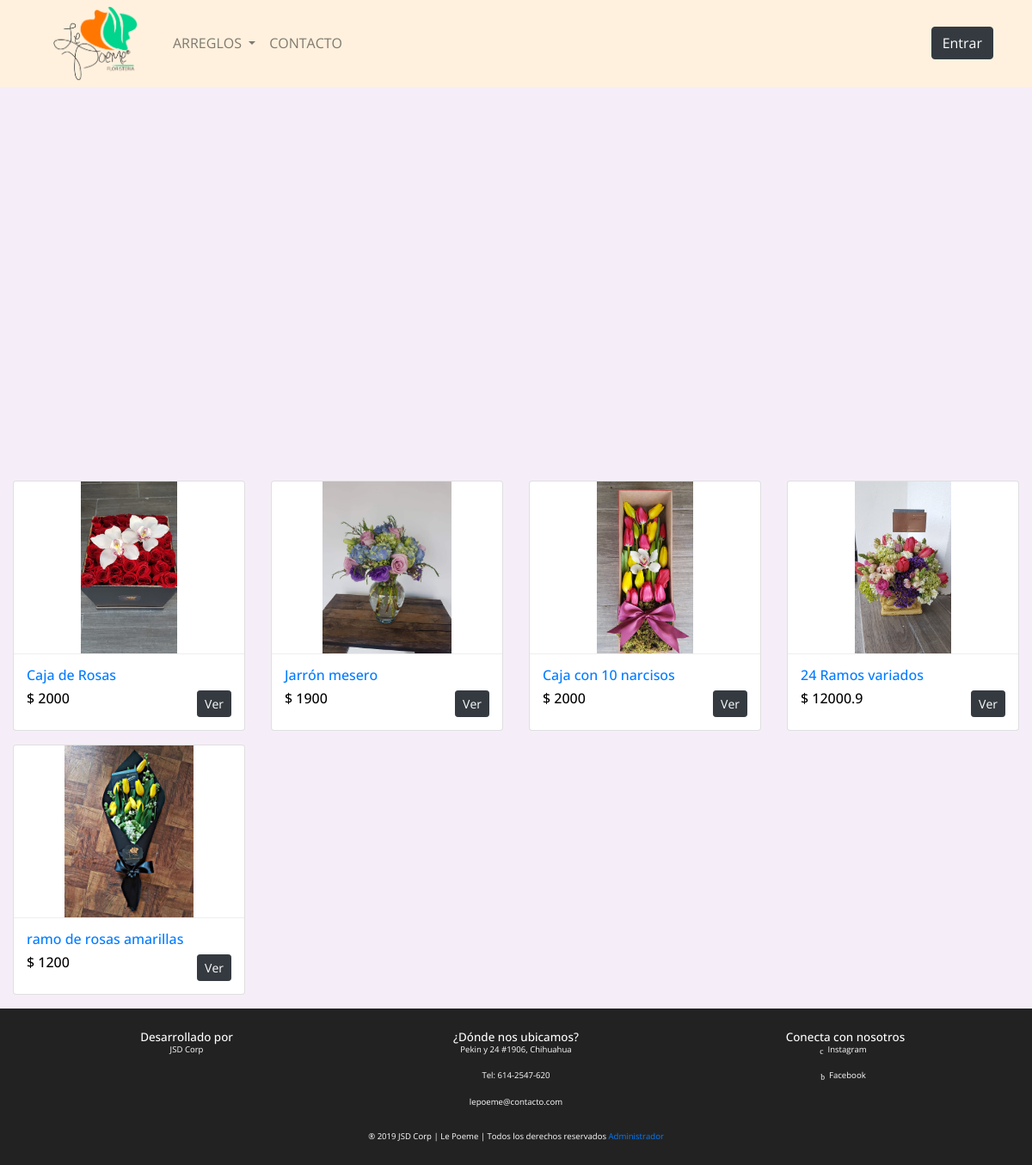
Page /all-products.php on the committed database.
### tables this page shows
CREATE TABLE `product` (
  `id` int(11) NOT NULL,
  `name` varchar(50) NOT NULL,
  `descr` text NOT NULL,
  `img` varchar(100) NOT NULL,
  `price` float NOT NULL,
  `cat` varchar(10) NOT NULL,
  `stock` int(11) NOT NULL
);

### all-products.php (the view, shortened to what this page needs)
<!DOCTYPE html>
<html>
<head>
	<link href="//maxcdn.bootstrapcdn.com/bootstrap/4.1.1/css/bootstrap.min.css" rel="stylesheet" id="bootstrap-css">
	<link href="./css/style.css" rel="stylesheet">
	<link href="./css/style.css" rel="stylesheet">
</head>
<body>
	<?php include 'header.php';?>
	<div id="carouselExampleControls" class="carousel slide" data-ride="carousel">
  <div class="carousel-inner">
    <div class="carousel-item active" style="margin-top:-200px;">
    </div>
  </div>
</div>
<br><br>
<div class="lepoeme-content">
	<div class="container-fluid">
		<div class="row">
				<div class="col-lg">
					<div class="row">
						<?php
							$q="select * from product ";
							$run=mysqli_query($link,$q);
							while($row=mysqli_fetch_array($run))
							{
								$id=$row['id'];
								$name=$row['name'];
								$img=$row['img'];
								$price=$row['price'];
						?>
						<div class="col-md-3"><?php
							echo "<figure class='card card-product'>
								<div class='img-wrap'>
									<img src='product-img/$img'>
								</div>";?>
								<figcaption class='info-wrap'>
									<?php echo"<h6 class='title text-dots'><a href='articulo.php?product=$id'>$name</a></h6>";?>
									<div class='action-wrap'>
										<a href='articulo.php?product=<?php echo $id;?>' class='btn btn-dark btn-sm float-right'> Ver </a>
										<div class='price-wrap h6'>
											<?php echo"<span class='price-new'>$ $price</span>";?>
										</div>
									</div>
								</figcaption>
							</figure>
						</div>
					<?php
				}
				?>
</div>
				</div>
			</div>
	</div>
</div>
<?php include 'footer.php';?>
</body>
</html>

### header.php (shortened to what this page needs)
<!DOCTYPE html>
<html>
<head>
	<link rel="stylesheet" href="https://stackpath.bootstrapcdn.com/bootstrap/4.1.3/css/bootstrap.min.css">
	<link href="./css/style.css" rel="stylesheet">
</head>
<body>
	<nav class="navbar navbar-expand-lg navbar-light "  style="background-color: #fff1de;">
		<div class="container  ">
			<div class="navbar navbar-default">
 				<a class="navbar-brand" href="index.php">
				 <img src="images/lepoemelogopng.png" style="max-width:100px; margin-top: -15px; margin-bottom: -15px;"  alt="">
				 </a>
			</div>
		<div class="collapse navbar-collapse " id="navbarSupportedContent">
			<ul class="nav navbar-nav navbar-right">
			<li class="nav-item ">
	  <li class="nav-item dropdown">
        <a class="nav-link dropdown-toggle font-weight-normal" href="#" id="navbarDropdown" role="button" data-toggle="dropdown" aria-haspopup="true" aria-expanded="false">
          Arreglos
        </a>
      </li>
	  <li class="nav-item ">
        <a class="nav-link font-weight-normal" href="https://www.facebook.com/Le-Po%C3%A8me-104147533089209/?ref=br_rs" role="button" >
          Contacto
        </a>
      </li>
	</div>
		<ul class="nav navbar-nav navbar-right">
			<?php
if(isset($_SESSION['username'])) {
    echo '<li><a href="logout.php"><button class="btn btn-dark" style="margin-left:5px; " type="submit">Salir
            </button></a></li>';
}
else {
	echo '<li><a href="registrologin.php"><button class="btn btn-dark " style="margin-left:5px;" type="submit">Entrar
	</button></a></li>';
}
      ?>
    </ul>
	</div>
	</nav>
</body>
</html>

### footer.php (shortened to what this page needs)
<!DOCTYPE html>
<html>
<head>
	<link rel="stylesheet" href="https://stackpath.bootstrapcdn.com/bootstrap/4.1.3/css/bootstrap.min.css">
     <link href="./css/style.css" rel="stylesheet">
     <link href="./css/stylesicons.css" rel="stylesheet">
     <link href="./css/estylefooter.css" rel="stylesheet">
</head>
<body>
<footer>
<footer class="main-footer">
            <div class="container container--flex">
                <div class="colum column--33">
                    <h2 class="column__title">Desarrollado por</h2>
                    <p class="column__txt">JSD Corp</p>
                </div>
                <div class="colum column--33">
                    <h2 class="column__title">¿Dónde nos ubicamos?</h2>
                    <p class="column__txt">Pekin y 24 #1906, Chihuahua</p>
                    <p class="column__txt">Tel: 614-2547-620</p>
                    <p class="column__txt">lepoeme@contacto.com</p>
                </div>
                <div class="colum column--33">
                    <h2 class="column__title">Conecta con nosotros</h2>
                    <p class="column__txt"><a href="" class="icon-instagram">Instagram</a></p>
                    <p class="column__txt"><a href="" class="icon-facebook">Facebook</a></p>
                </div>
                <p class="copy"> ® 2019 JSD Corp | Le Poeme | Todos los derechos reservados <a href="adminlogin.php">Administrador</a> </p>
            </div>
        </footer>
           </body>
           </html>

### css/style.css (style rules this page uses)
body { background-color: white; color: #000; }
.btn { solid:#eee; }
.nav { text-transform: uppercase; font-weight: 800; }
.lepoeme-content { padding-top: 10px; }
.carousel-item { transition: -webkit-transform 0.2s ease; transition: transform 0.2s ease; transition: transform 0.2s ease, -webkit-transform 0.2s ease; -webkit-backface-visibility: visible; backface-visibility: visible; height: 600px; }
.row:after { content: ""; display: table; clear: both; }
.card-product:after { content: ""; display: table; clear: both; visibility: hidden; }
.card-product .price-new, .card-product .price { margin-right: 5px; }
.card-product .img-wrap { border-radius: 3px 3px 0 0; overflow: hidden; position: relative; height: 200px; text-align: center; }
.card-product .img-wrap img { max-height: 100%; max-width: 100%; object-fit: cover; }
.card-product .info-wrap { overflow: hidden; padding: 15px; border-top: 1px solid #eee; }
.card-product .action-wrap { padding-top: 4px; margin-top: 4px; }
.card-product .title { margin-top: 0; }

### css/estylefooter.css (style rules this page uses)
* { box-sizing: border-box; }
body { background-color: #f5eef8; font-family: 'Open Sans', sans-serif; margin: 0; }
h1,h2,h3,h4,h5,h6 { font-family: 'Oxygfont-family: 'Open Sans', sans-serif;en', sans-serif; margin: 0; }
.container { width: 100%; margin: auto; }
.container--flex { display: flex; flex-wrap: wrap; justify-content: space-between; align-items: center; }
.column__title { font-size: 1.4em; text-align: center; }
.column__txt { font-size: 1.0em; text-align: center; }
.main-footer { background: #222222; color: white; padding: 15px; font-size: 0.6em; }
.copy { text-align: center; margin: auto; margin-top: 10px; }
.main-footer [class*="icon-"] { color:white; text-decoration: none; }
.main-footer [class*="icon-"]:before { position: relative; top: 2px; right: 5px; }
@media screen and (min-width:480px) { .column--33 { width: 31%; } }
.main-footer .container--flex { align-items: flex-start; }
@media screen and (min-width:1024px) { .main-footer { padding: 25px; } }

### rows in the picture
product: img (picture), name "Caja de Rosas", price "2000"
product: img (picture), name "Jarrón mesero", price "1900"
product: img (picture), name "Caja con 10 narcisos", price "2000"
product: img (picture), name "24 Ramos variados", price "12000.9"
product: img (picture), name "ramo de rosas amarillas", price "1200"
